Frame 1 (no input): blank canvas, image omitted
Frame 60 (the mouse pressed at the canvas centre just before this capture): blank canvas, image omitted
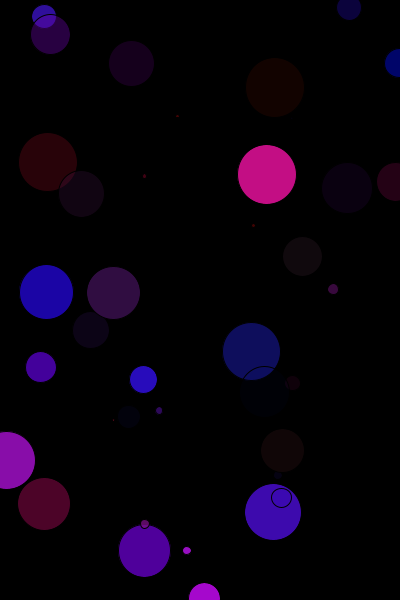
Frame 120 (the mouse held since frame 60 and released just before this capture)

The Processing sketch whose frames 1 and 60 were blank and that drew this single picture after the mouse press (run headless with seeded random() and noise(); from frame 60 on, the mouse is pressed at the canvas centre):

// Processing sketch: processing_159799
// ── processing_159799.pde

int count;
int state;

float r;
float g;
float b;
float a;

float diam;
float x;
float y;

void setup() {
  count = 0;
  state = 0;
  
  size(400,600);
  background(0);
  smooth();    
}

void draw() {
  
  r = random(235);
  g = random(20);
  b = random(255);
  a = random(255);
  diam = random(20);
  x = random(width);
  y = random(height);
  

  count++;
  if(count > 80){
    count = 0;
    state++;
    if(state > 10){
       state = 0;
       background(0);
    } 
 
  }
  fill(r,g,b,a);
  diam = random (state * 60);
  ellipse(x,y,diam,diam);
}
